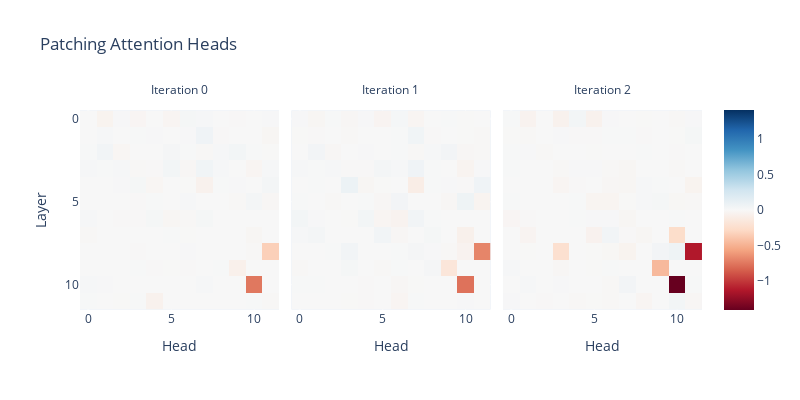

The cell this chart's notebook holds for it:
### Code cell
facet_labels = ["Iteration 0", "Iteration 1", "Iteration 2"]
labels = ["BOS", "The", "C1", "C2", "C3", " (", "A1", "A2"]

baseline_logit_diff = compute_logit_diff_2(clean_logits, answer_tokens, average=False).mean(0)

imshow(
    act_patch_attn_head_out_all_pos_iter - baseline_logit_diff[..., None, None],
    facet_col=0,
    facet_labels=facet_labels,
    labels={"y": "Layer", "x": "Head"}, 
    title="Patching Attention Heads", width=800, height=400
)

### Figure 1 — Plotly figure (JSON) as saved in the notebook; plotly's stock layout.template omitted (floating-point values rounded to 4 significant figures; data arrays with more than 128 entries replaced by an {"elided": "..."} marker saying what was removed)
{"data": [{"coloraxis": "coloraxis", "hovertemplate": "Head: %{x}<br>Layer: %{y}<br>color: %{z}<extra></extra>", "name": "0", "type": "heatmap", "xaxis": "x", "yaxis": "y", "z": {"elided": "12x12 float values"}}, {"coloraxis": "coloraxis", "hovertemplate": "Head: %{x}<br>Layer: %{y}<br>color: %{z}<extra></extra>", "name": "1", "type": "heatmap", "xaxis": "x2", "yaxis": "y2", "z": {"elided": "12x12 float values"}}, {"coloraxis": "coloraxis", "hovertemplate": "Head: %{x}<br>Layer: %{y}<br>color: %{z}<extra></extra>", "name": "2", "type": "heatmap", "xaxis": "x3", "yaxis": "y3", "z": {"elided": "12x12 float values"}}], "layout": {"annotations": [{"font": {}, "showarrow": false, "text": "Iteration 0", "x": 0.16, "xanchor": "center", "xref": "paper", "y": 1, "yanchor": "bottom", "yref": "paper"}, {"font": {}, "showarrow": false, "text": "Iteration 1", "x": 0.5, "xanchor": "center", "xref": "paper", "y": 1, "yanchor": "bottom", "yref": "paper"}, {"font": {}, "showarrow": false, "text": "Iteration 2", "x": 0.84, "xanchor": "center", "xref": "paper", "y": 1, "yanchor": "bottom", "yref": "paper"}], "coloraxis": {"cmid": 0, "colorscale": [[0, "rgb(103,0,31)"], [0.1, "rgb(178,24,43)"], [0.2, "rgb(214,96,77)"], [0.3, "rgb(244,165,130)"], [0.4, "rgb(253,219,199)"], [0.5, "rgb(247,247,247)"], [0.6, "rgb(209,229,240)"], [0.7, "rgb(146,197,222)"], [0.8, "rgb(67,147,195)"], [0.9, "rgb(33,102,172)"], [1, "rgb(5,48,97)"]]}, "height": 400, "title": {"text": "Patching Attention Heads"}, "width": 800, "xaxis": {"anchor": "y", "constrain": "domain", "domain": [0, 0.32], "scaleanchor": "y", "title": {"text": "Head"}}, "xaxis2": {"anchor": "y2", "domain": [0.34, 0.66], "matches": "x", "title": {"text": "Head"}}, "xaxis3": {"anchor": "y3", "domain": [0.68, 1.0], "matches": "x", "title": {"text": "Head"}}, "yaxis": {"anchor": "x", "autorange": "reversed", "constrain": "domain", "domain": [0, 1], "title": {"text": "Layer"}}, "yaxis2": {"anchor": "x2", "domain": [0, 1], "matches": "y", "showticklabels": false}, "yaxis3": {"anchor": "x3", "domain": [0, 1], "matches": "y", "showticklabels": false}}}
